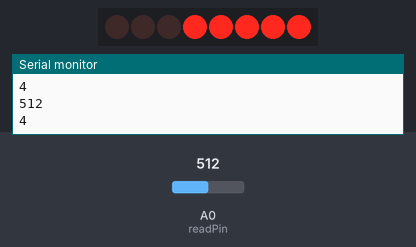
Recording of a sketch running on a simulated Arduino Uno, built with avr-gcc and run on an emulated ATmega328P. Parts: 8 shift-register outputs drawn as a row of LEDs (first output left, lit = HIGH), the last lines printed to the serial monitor. Wiring (inferred from the names in the program): shift register (74HC595): data pin 2; shift clock pin 4; latch pin 3. Wiring (inferred from the signals the program sends): row of LEDs: on Q0, Q1, Q2, Q3, Q4, Q5, Q6, Q7. The inputs (shaded band) are chosen by the test bench; at power-on: A0 (readPin) = 512.

Above: at 1.3 s.
1.4 s: A0 (readPin) set to 716
At 2.1 s:
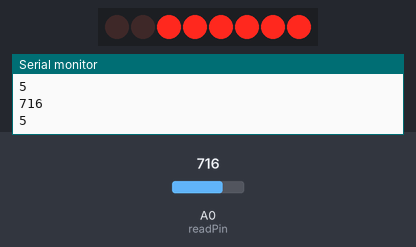
3.0 s: A0 (readPin) set to 900
At 3.3 s:
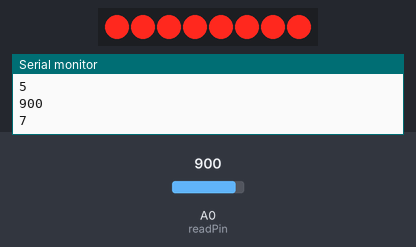
4.5 s: A0 (readPin) set to 511
At 5.7 s:
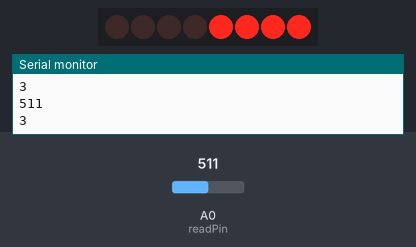
6.0 s: A0 (readPin) set to 306
At 7.0 s:
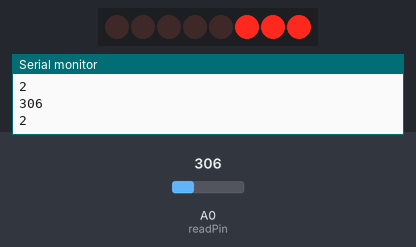
7.5 s: A0 (readPin) set to 122
At 8.2 s:
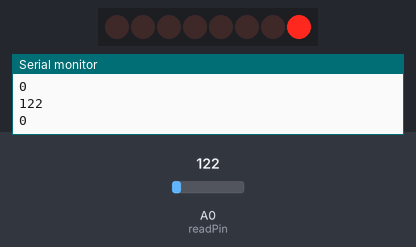
9.0 s: A0 (readPin) set to 1023
At 9.4 s:
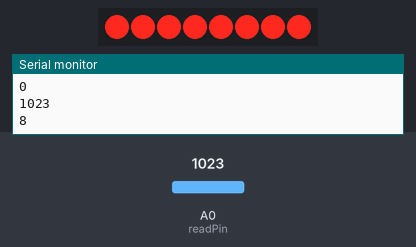
Timing chart, 0 to 11.5 s (numbered marks = the images above; inputs shaded):
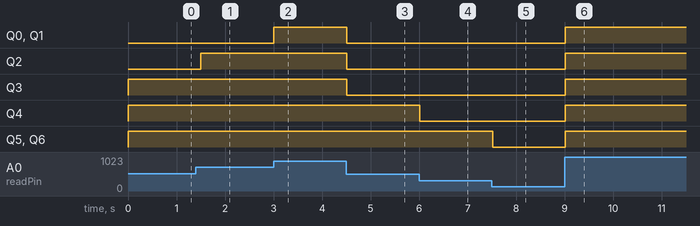

Measured:
- after the input at 1.4 s, Q2: LOW → HIGH after 0.10 s
- after the input at 3.0 s, Q0, Q1: LOW → HIGH at once
- after the input at 4.5 s, Q0–3: HIGH → LOW at once
- after the input at 6.0 s, Q4: HIGH → LOW at once
- after the input at 7.5 s, Q5, Q6: HIGH → LOW at once
- after the input at 9.0 s, Q0–6: LOW → HIGH at once

The sketch:

000-integrated-alternative.ino
```cpp
int dataPin = 2;
int latchPin = 3;
int clockPin = 4;
int readPin = A0;

void setup() {
  pinMode(dataPin, OUTPUT);
  pinMode(latchPin, OUTPUT);
  pinMode(clockPin, OUTPUT);
  Serial.begin(9600);
}

void loop() {
  int value = analogRead(readPin);
  Serial.println(value);
  value = map(value, 0, 1023, 0, 8);
  digitalWrite(latchPin, LOW);
  shiftOut(dataPin, clockPin, MSBFIRST, (256 - pow(2, (7-value))));
  Serial.println(value);
  digitalWrite(latchPin, HIGH);
  delay(500);
}
```
